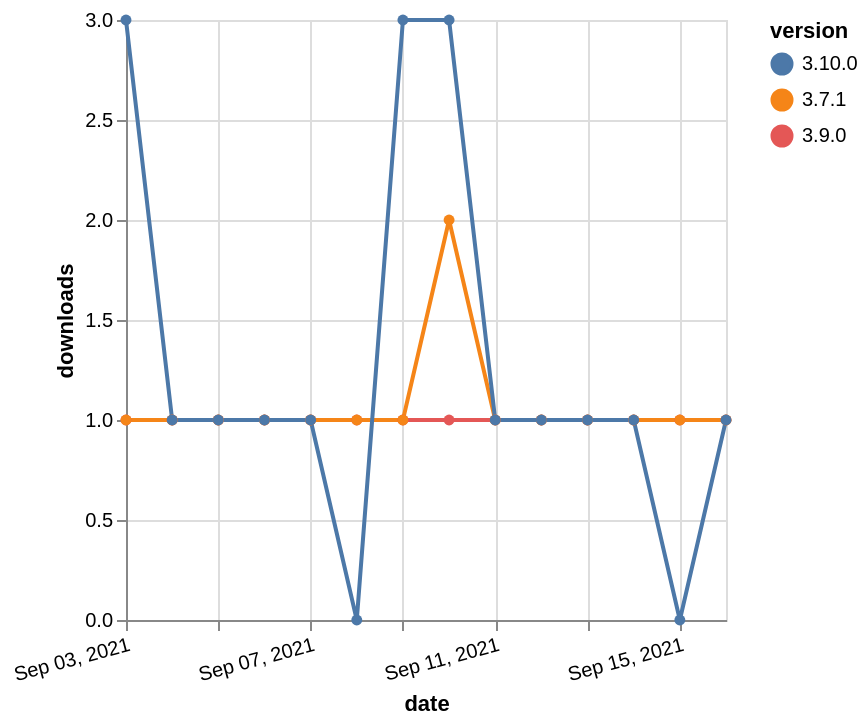

Specify this chart in Vega-Lite:
### Vega-Lite specification from a JSON file in a GitHub repository (floating-point values rounded to 4 significant figures)
{"$schema": "https://vega.github.io/schema/vega-lite/v5.json", "description": "A simple bar chart with embedded data.", "data": {"values": [{"date": "2021-09-03", "total": 172, "delta": 1, "version": "3.9.0"}, {"date": "2021-09-04", "total": 173, "delta": 1, "version": "3.9.0"}, {"date": "2021-09-05", "total": 174, "delta": 1, "version": "3.9.0"}, {"date": "2021-09-06", "total": 175, "delta": 1, "version": "3.9.0"}, {"date": "2021-09-07", "total": 176, "delta": 1, "version": "3.9.0"}, {"date": "2021-09-08", "total": 177, "delta": 1, "version": "3.9.0"}, {"date": "2021-09-09", "total": 178, "delta": 1, "version": "3.9.0"}, {"date": "2021-09-10", "total": 179, "delta": 1, "version": "3.9.0"}, {"date": "2021-09-11", "total": 180, "delta": 1, "version": "3.9.0"}, {"date": "2021-09-12", "total": 181, "delta": 1, "version": "3.9.0"}, {"date": "2021-09-13", "total": 182, "delta": 1, "version": "3.9.0"}, {"date": "2021-09-14", "total": 183, "delta": 1, "version": "3.9.0"}, {"date": "2021-09-15", "total": 184, "delta": 1, "version": "3.9.0"}, {"date": "2021-09-16", "total": 185, "delta": 1, "version": "3.9.0"}, {"date": "2021-09-03", "total": 214, "delta": 1, "version": "3.7.1"}, {"date": "2021-09-04", "total": 215, "delta": 1, "version": "3.7.1"}, {"date": "2021-09-05", "total": 216, "delta": 1, "version": "3.7.1"}, {"date": "2021-09-06", "total": 217, "delta": 1, "version": "3.7.1"}, {"date": "2021-09-07", "total": 218, "delta": 1, "version": "3.7.1"}, {"date": "2021-09-08", "total": 219, "delta": 1, "version": "3.7.1"}, {"date": "2021-09-09", "total": 220, "delta": 1, "version": "3.7.1"}, {"date": "2021-09-10", "total": 222, "delta": 2, "version": "3.7.1"}, {"date": "2021-09-11", "total": 223, "delta": 1, "version": "3.7.1"}, {"date": "2021-09-12", "total": 224, "delta": 1, "version": "3.7.1"}, {"date": "2021-09-13", "total": 225, "delta": 1, "version": "3.7.1"}, {"date": "2021-09-14", "total": 226, "delta": 1, "version": "3.7.1"}, {"date": "2021-09-15", "total": 227, "delta": 1, "version": "3.7.1"}, {"date": "2021-09-16", "total": 228, "delta": 1, "version": "3.7.1"}, {"date": "2021-09-03", "total": 313, "delta": 3, "version": "3.10.0"}, {"date": "2021-09-04", "total": 314, "delta": 1, "version": "3.10.0"}, {"date": "2021-09-05", "total": 315, "delta": 1, "version": "3.10.0"}, {"date": "2021-09-06", "total": 316, "delta": 1, "version": "3.10.0"}, {"date": "2021-09-07", "total": 317, "delta": 1, "version": "3.10.0"}, {"date": "2021-09-08", "total": 317, "delta": 0, "version": "3.10.0"}, {"date": "2021-09-09", "total": 320, "delta": 3, "version": "3.10.0"}, {"date": "2021-09-10", "total": 323, "delta": 3, "version": "3.10.0"}, {"date": "2021-09-11", "total": 324, "delta": 1, "version": "3.10.0"}, {"date": "2021-09-12", "total": 325, "delta": 1, "version": "3.10.0"}, {"date": "2021-09-13", "total": 326, "delta": 1, "version": "3.10.0"}, {"date": "2021-09-14", "total": 327, "delta": 1, "version": "3.10.0"}, {"date": "2021-09-15", "total": 327, "delta": 0, "version": "3.10.0"}, {"date": "2021-09-16", "total": 328, "delta": 1, "version": "3.10.0"}]}, "width": "container", "mark": {"type": "line", "point": {"filled": true}}, "encoding": {"x": {"field": "date", "type": "temporal", "timeUnit": "yearmonthdate", "title": "date", "axis": {"labelAngle": -15}}, "y": {"field": "delta", "type": "quantitative", "title": "downloads"}, "color": {"field": "version", "type": "nominal"}, "tooltip": {"field": "delta"}}}
